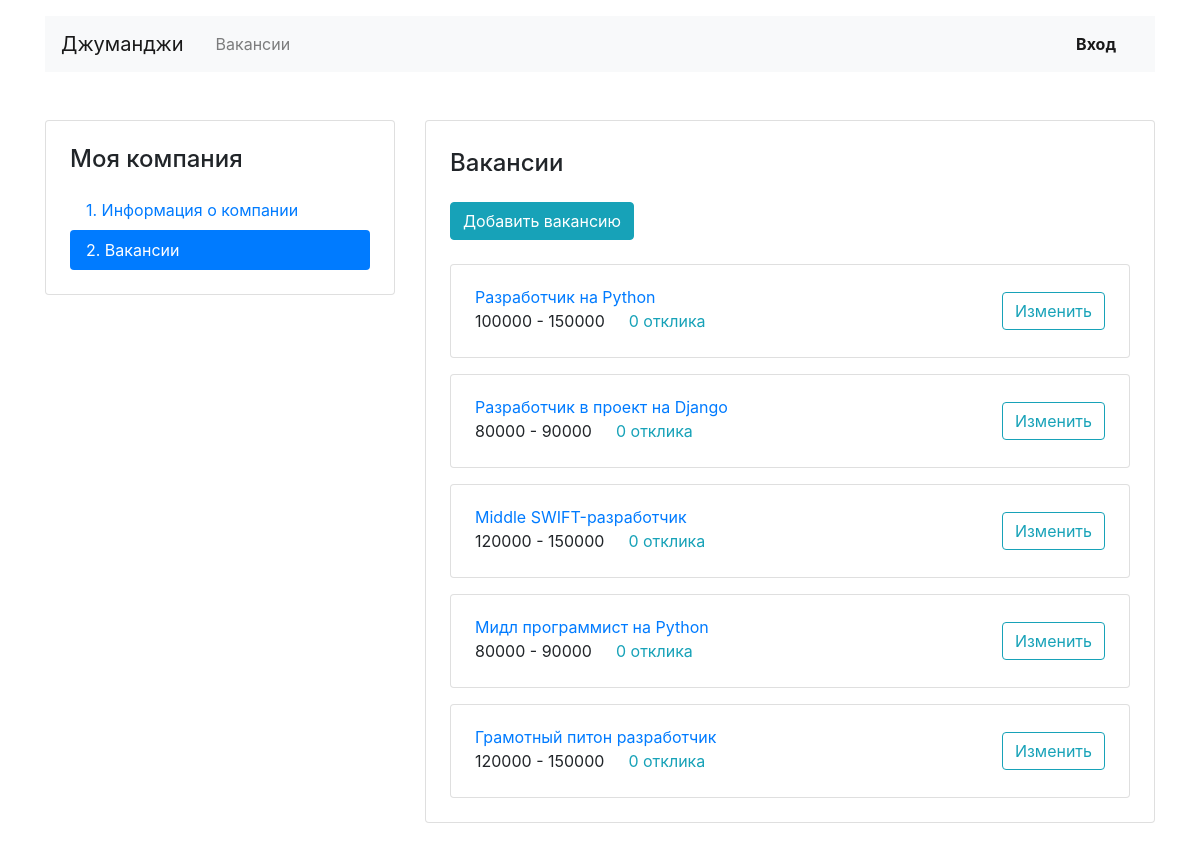
Page /mycompany/vacancies/ (signed in) on the committed database.
### job_app/models.py (models this page shows, shortened)
class Vacancy(models.Model):
    title = models.CharField(max_length=120)
    specialty = models.ForeignKey(Specialty, on_delete=models.CASCADE, related_name="vacancies")
    company = models.ForeignKey(Company, on_delete=models.CASCADE, related_name="vacancies")
    skills = models.TextField()
    description = models.TextField()
    salary_min = models.IntegerField()
    salary_max = models.IntegerField()
    published_at = models.DateField(auto_now=True)

### job_app/views.py (the view)
# urls.py: path('mycompany/vacancies/', login_required(MyVacanciesView.as_view()), name='myvacancies'),
class MyVacanciesView(View):
    def get(self, request):
        user = auth.get_user(request)
        jobs = Vacancy.objects.filter(company__owner__id=user.id).annotate(application_count=Count('applications'))
        if not jobs:
            return redirect('myvacanciescreate')
        return render(request, 'week4/vacancy-list.html', context={'vacancies': jobs})

### job_app/templates/week4/vacancy-list.html
{% extends 'week3/base.html' %}
{% block container %}
  <main class="container mt-3 pb-5">
    <div class="row mt-5">
      <div class="col-12 col-lg-4">
        <aside class="pt-3 pb-4 px-4 mb-5 card">
          <h1 class="h4 pt-2 pb-2">Моя компания</h1>
          <div class="nav flex-column nav-pills" id="v-pills-tab" role="tablist" aria-orientation="vertical">
            <a class="nav-link" href="{% url 'mycompanyedit' %}">1. Информация о&nbsp;компании</a>
            <a class="nav-link active" href="#">2. Вакансии</a>
          </div>
        </aside>
      </div>
      <div class="col-12 col-lg-8">
        <div class="card">
          <div class="card-body px-4 pb-4">
            <section class="tab-pane fade show active">
              <h2 class="h4 pt-2 pb-3">Вакансии</h2>
                <form action="{% url 'myvacancyedit' %}" method="get">
                    <button type="submit" class="btn btn-info mb-2">Добавить вакансию</button>
                </form>
                {% for vacancy in vacancies %}
              <div class="card mt-3">
                <div class="card-body px-4">
                  <div class="row align-items-center">
                    <div class="col-6 col-lg-8">
                      <a href="{% url 'myvacancy' vacancy.id %}" class="mb-1">{{ vacancy.title }}</a>
                      <p class="mb-1">
                        <span class="mr-4">{{ vacancy.salary_min }} - {{ vacancy.salary_max }}</span><a href="#" class="text-info">{{ vacancy.application_count }} отклика</a>
                      </p>
                    </div>
                    <div class="col-6 col-lg-4 text-right">
                      <a href="{% url 'myvacancyedit' %}" class="btn btn-outline-info">Изменить</a>
                    </div>
                  </div>
                </div>
              </div>
                {% endfor %}
            </section>
          </div>
        </div>
      </div>
    </div>
  </main>
{% endblock %}

### rows in the picture
Vacancy: title "Разработчик на Python", salary_min "100000", salary_max "150000", application_count "0"
Vacancy: title "Разработчик в проект на Django", salary_min "80000", salary_max "90000", application_count "0"
Vacancy: title "Middle SWIFT-разработчик", salary_min "120000", salary_max "150000", application_count "0"
Vacancy: title "Мидл программист на Python", salary_min "80000", salary_max "90000", application_count "0"
Vacancy: title "Грамотный питон разработчик", salary_min "120000", salary_max "150000", application_count "0"
